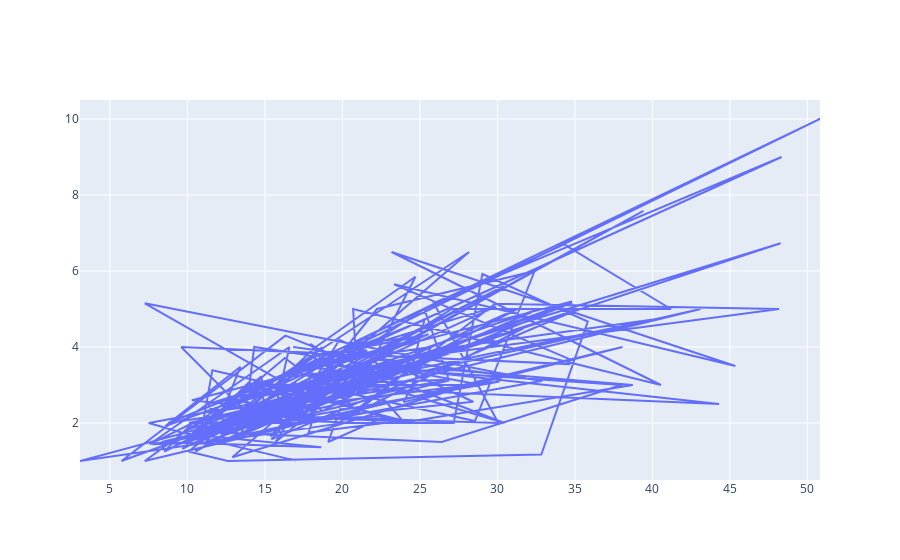

The code cell stored with this chart in its notebook:
### Code cell
fig = go.Figure()
fig.add_trace(go.Scatter(x = tips.total_bill, y = tips.tip, mode = "lines"))

### Figure 1 — Plotly figure (JSON) as saved in the notebook; plotly's stock layout.template omitted (floating-point values rounded to 4 significant figures; data arrays with more than 128 entries replaced by an {"elided": "..."} marker saying what was removed)
{"data": [{"mode": "lines", "type": "scatter", "x": {"elided": "244 float values"}, "y": {"elided": "244 float values"}}], "layout": {}}
